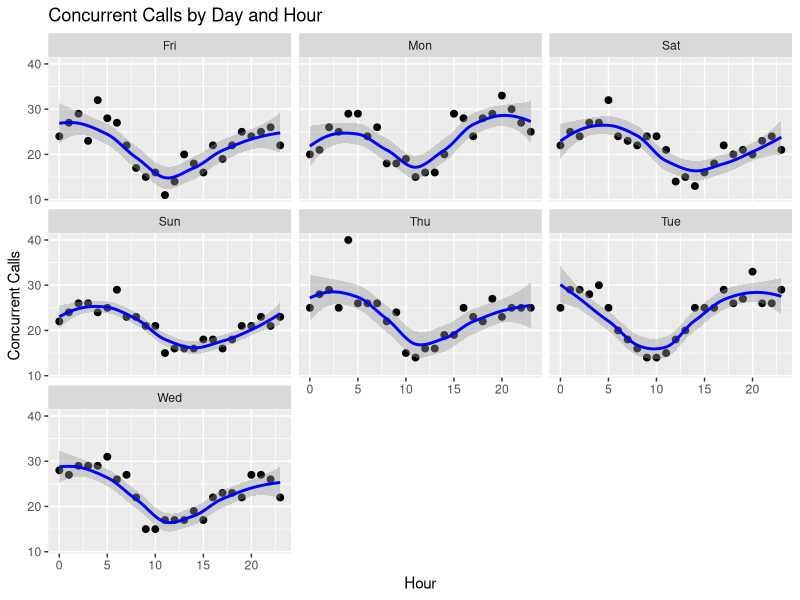

The R source for this figure:
rm(list=ls()) # Removes all variables from R
require(ggplot2) # Get ggplot2
library(ggplot2)
#library("plyr")
#options(stringsAsFactors = True)

mydata <- read.csv("va_day_hour.csv",skip=0,sep=",",header=FALSE) # Read in CSV
colnames(mydata)<-c("day", "hour", "calls")  # Rename columns

p <- ggplot(data=mydata, aes(x=hour, y=calls))
p <- p + geom_point(size=2, alpha=1)
p <- p + stat_smooth(colour='blue')
p <- p + xlab("Hour") + ylab("Concurrent Calls")
p <- p + ggtitle('Concurrent Calls by Day and Hour')

myorder <- c("Sun", "Mon", "Tues", "Wed", "Thu", "Fri", "Sat")
mydata$day <- factor(mydata$day, levels=myorder)
p <- p + facet_wrap("day")  # Facet by Day

p  # Print Plot

